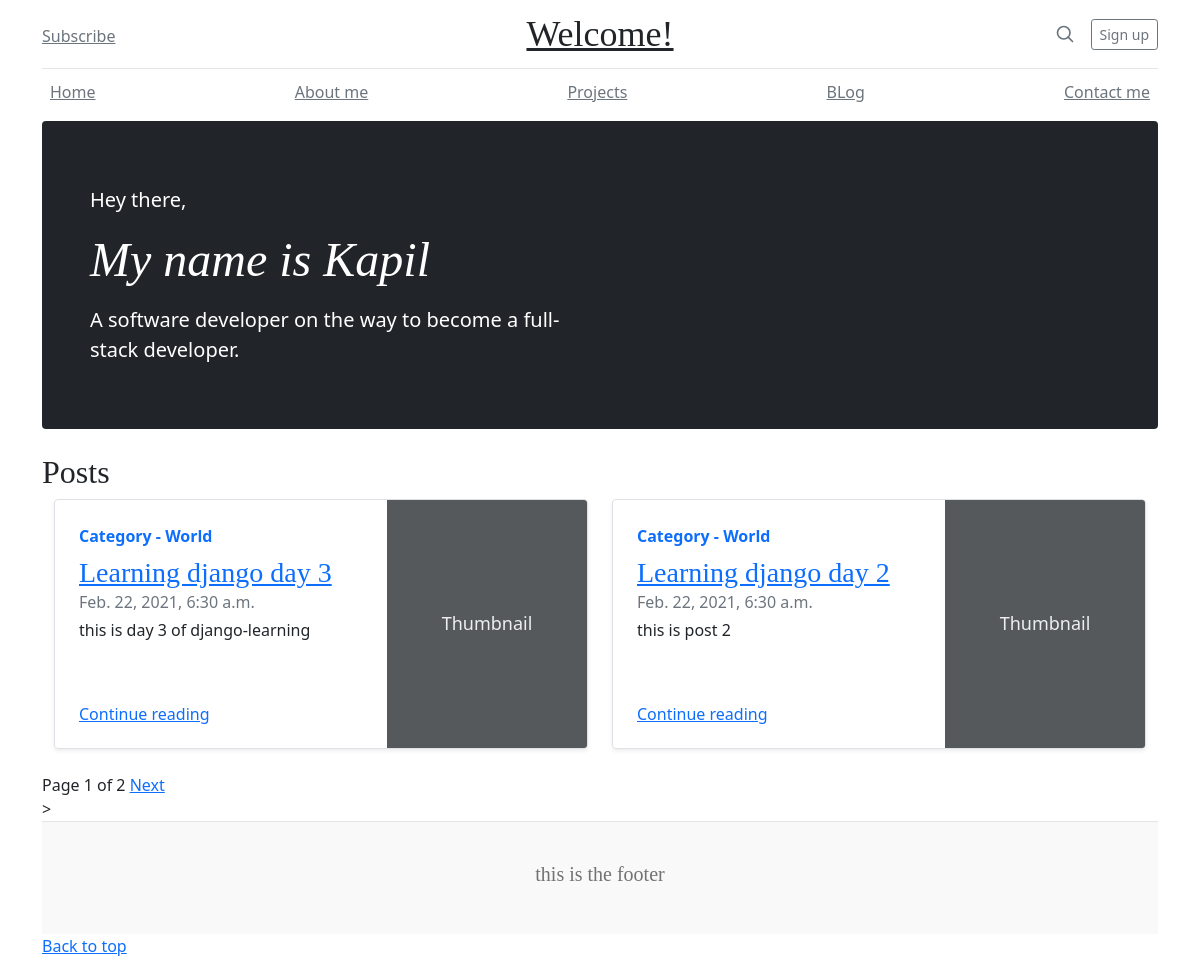
Screenshot of /blog/ with the database file from the repository.
### blog/models.py (models this page shows, shortened)
class Post(models.Model):
    objects = models.Manager()  # default manager
    published = PublishedManager()  # custom manager
    title = models.CharField(max_length=250)
    slug = models.SlugField(max_length=250, unique_for_date="publish")
    author = models.ForeignKey(
        User, on_delete=models.CASCADE, related_name="blog_posts"
    )
    body = models.TextField()
    publish = models.DateTimeField(default=timezone.now)
    created = models.DateTimeField(auto_now_add=True)
    updated = models.DateTimeField(auto_now=True)
    STATUS_CHOICES = (("draft", "Draft"), ("published", "Published"))
    status = models.CharField(max_length=10, choices=STATUS_CHOICES, default="draft")
    class Meta:
        ordering = ("-publish",)  # a tuple

### blog/views.py (the view)
# urls.py: path("", PostListView.as_view(), name="post_list"),
class PostListView(ListView):
    queryset = Post.published.all()
    context_object_name = "post_list"  # context variable name
    paginate_by = 2
    template_name = "blog/post/list.html"

### blog/templates/blog/post/list.html (shortened to what this page needs)
{% extends 'blog/base.html' %}
{% load static %}
{% block main_content %}
<h2>Posts</h2>
<div class="container">
    {%for post in post_list%}
    {% if forloop.first or forloop.counter0|divisibleby:2 %}
    <div class="row">
        {% endif %}
        <div class="col-md-6">
            <div class="row g-0 border rounded overflow-hidden flex-md-row mb-4 shadow-sm h-md-250 position-relative">
                <div class="col p-4 d-flex flex-column position-static">
                    <strong class="d-inline-block mb-2 text-primary">Category - World</strong>
                    <h3 class="mb-0">
                        <a href="#">{{ post.title }}</a>
                    </h3>
                    <div class="mb-1 text-muted">{{post.updated}}</div>
                    <p class="card-text mb-auto">{{post.body}}</p>
                    <a href="#" class="stretched-link">Continue reading</a>
                </div>
                <div class="col-auto d-none d-lg-block">
                    <svg class="bd-placeholder-img" width="200" height="250" xmlns="http://www.w3.org/2000/svg"
                        role="img" aria-label="Placeholder: Thumbnail" preserveAspectRatio="xMidYMid slice"
                        focusable="false">
                        <rect width="100%" height="100%" fill="#55595c" /><text x="50%" y="50%" fill="#eceeef"
                            dy=".3em">Thumbnail</text>
                    </svg>
                </div>
            </div>
        </div>
        {% if forloop.counter|divisibleby:2 or forloop.last %}
    </div>
    {% endif %}
    {% endfor %}
</div>
{% include "blog/pagination.html" with page=page_obj %}
{% endblock main_content %}

### blog/templates/blog/base.html (shortened to what this page needs)
{% load static %}
<!doctype html>
<html lang="en">
<head>
    <link href="https://cdn.jsdelivr.net/npm/bootstrap@5.0.0-beta2/dist/css/bootstrap.min.css" rel="stylesheet"
>
    <link href="{% static 'css/blog.css' %}" rel="stylesheet">
</head>
<body>
    <div class="container">
        <header class="blog-header py-3">
            <div class="row flex-nowrap justify-content-between align-items-center">
                <div class="col-4 pt-1">
                    <a class="link-secondary" href="#">Subscribe</a>
                </div>
                <div class="col-4 text-center">
                    <a class="blog-header-logo text-dark" href="#">Welcome!</a>
                </div>
                <div class="col-4 d-flex justify-content-end align-items-center">
                    <a class="link-secondary" href="#" aria-label="Search">
                        <svg xmlns="http://www.w3.org/2000/svg" width="20" height="20" fill="none" stroke="currentColor"
                            stroke-linecap="round" stroke-linejoin="round" stroke-width="2" class="mx-3" role="img"
                            viewBox="0 0 24 24">
                            <title>Search</title>
                            <circle cx="10.5" cy="10.5" r="7.5" />
                            <path d="M21 21l-5.2-5.2" />
                        </svg>
                    </a>
                    <a class="btn btn-sm btn-outline-secondary" href="#">Sign up</a>
                </div>
            </div>
        </header>
        <div class="nav-scroller py-1 mb-2">
            <nav class="nav d-flex justify-content-between">
                <a class="p-2 link-secondary" href="#">Home</a>
                <a class="p-2 link-secondary" href="#">About me</a>
                <a class="p-2 link-secondary" href="#">Projects</a>
                <a class="p-2 link-secondary" href="#">BLog</a>
                <a class="p-2 link-secondary" href="#">Contact me</a>
            </nav>
        </div>
    </div>
    <main class="container">
        <div class="p-4 p-md-5 mb-4 text-white rounded bg-dark"
            style="background-image:'blog_project\mysite\static\img\abc.jpg';">
            <div class="col-md-6 px-0">
                <p class="lead my-3">Hey there, </p>
                <h1 class="display-4 fst-italic">My name is Kapil</h1>
                <p class="lead my-3">A software developer on the way to become a full-stack developer.</p>
            </div>
        </div>
        {% block main_content %}
        {% endblock main_content %}
        >
        {%block footer %}
        <footer class="blog-footer">
            <h5>this is the footer</h5>
        </footer>
        <p>
            <a href="#">Back to top</a>
        </p>
        {% endblock footer %}
    </main>
</body>
</html>

### blog/templates/blog/pagination.html (shortened to what this page needs)
<div>
    <span>
        <span>
            Page {{ page.number }} of {{ page.paginator.num_pages }}
        </span>
        {% if page.has_next %}
        <a href="?page={{ page.next_page_number }}"> Next</a>
        {% endif %}
    </span>
</div>

### static/css/blog.css (style rules this page uses)
.blog-header { line-height: 1; border-bottom: 1px solid #e5e5e5; }
.blog-header-logo { font-family: "Playfair Display", Georgia, "Times New Roman", serif; font-size: 2.25rem; }
h1, h2, h3, h4, h5, h6 { font-family: "Playfair Display", Georgia, "Times New Roman", serif; }
.display-4 { font-size: 2.5rem; }
@media (min-width: 768px) { .display-4 { font-size: 3rem; } }
.nav-scroller { position: relative; z-index: 2; height: 2.75rem; overflow-y: hidden; }
.nav-scroller .nav { display: flex; flex-wrap: nowrap; padding-bottom: 1rem; margin-top: -1px; overflow-x: auto; text-align: center; white-space: nowrap; -webkit-overflow-scrolling: touch; }
@media (min-width: 768px) { .h-md-250 { height: 250px; } }
.blog-footer { padding: 2.5rem 0; color: #727272; text-align: center; background-color: #f9f9f9; border-top: .05rem solid #e5e5e5; }

### blog/templates/blog/base.html (style rules this page uses)
.bd-placeholder-img { font-size: 1.125rem; text-anchor: middle; -webkit-user-select: none; -moz-user-select: none; user-select: none; }

### rows the page displays
Post: title "Learning django day 3", updated "Feb. 22, 2021, 6:30 a.m.", body "this is day 3 of django-learning"
Post: title "Learning django day 2", updated "Feb. 22, 2021, 6:30 a.m.", body "this is post 2"

### other values shown
{{ page.number }} "1"
{{ page.paginator.num_pages }} "2"
